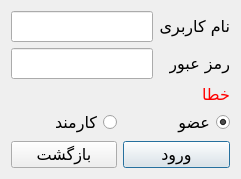
<?xml version="1.0" encoding="UTF-8"?>
<ui version="4.0">
 <class>LoginDialog</class>
 <widget class="QDialog" name="LoginDialog">
  <property name="geometry">
   <rect>
    <x>0</x>
    <y>0</y>
    <width>240</width>
    <height>226</height>
   </rect>
  </property>
  <property name="font">
   <font>
    <family>B Nazanin</family>
    <pointsize>12</pointsize>
   </font>
  </property>
  <property name="windowTitle">
   <string>ورود به صفحه کاربری</string>
  </property>
  <property name="layoutDirection">
   <enum>Qt::RightToLeft</enum>
  </property>
  <property name="locale">
   <locale language="Persian" country="Iran"/>
  </property>
  <layout class="QVBoxLayout" name="verticalLayout">
   <property name="sizeConstraint">
    <enum>QLayout::SetFixedSize</enum>
   </property>
   <item>
    <layout class="QFormLayout" name="flay_inputs">
     <item row="0" column="0">
      <widget class="QLabel" name="lbl_username">
       <property name="text">
        <string>نام کاربری</string>
       </property>
      </widget>
     </item>
     <item row="0" column="1">
      <widget class="QLineEdit" name="txt_username">
       <property name="clearButtonEnabled">
        <bool>true</bool>
       </property>
      </widget>
     </item>
     <item row="1" column="0">
      <widget class="QLabel" name="lbl_password">
       <property name="text">
        <string>رمز عبور</string>
       </property>
      </widget>
     </item>
     <item row="1" column="1">
      <widget class="QLineEdit" name="txt_password">
       <property name="echoMode">
        <enum>QLineEdit::Password</enum>
       </property>
       <property name="clearButtonEnabled">
        <bool>true</bool>
       </property>
      </widget>
     </item>
    </layout>
   </item>
   <item>
    <widget class="QLabel" name="lbl_error">
     <property name="palette">
      <palette>
       <active>
        <colorrole role="WindowText">
         <brush brushstyle="SolidPattern">
          <color alpha="255">
           <red>255</red>
           <green>0</green>
           <blue>0</blue>
          </color>
         </brush>
        </colorrole>
       </active>
       <inactive>
        <colorrole role="WindowText">
         <brush brushstyle="SolidPattern">
          <color alpha="255">
           <red>255</red>
           <green>0</green>
           <blue>0</blue>
          </color>
         </brush>
        </colorrole>
       </inactive>
       <disabled>
        <colorrole role="WindowText">
         <brush brushstyle="SolidPattern">
          <color alpha="255">
           <red>120</red>
           <green>120</green>
           <blue>120</blue>
          </color>
         </brush>
        </colorrole>
       </disabled>
      </palette>
     </property>
     <property name="text">
      <string>خطا</string>
     </property>
    </widget>
   </item>
   <item>
    <layout class="QHBoxLayout" name="hlay_rdb">
     <item>
      <widget class="QRadioButton" name="rdb_member">
       <property name="text">
        <string>عضو</string>
       </property>
       <property name="checked">
        <bool>true</bool>
       </property>
      </widget>
     </item>
     <item>
      <widget class="QRadioButton" name="rdb_employee">
       <property name="text">
        <string>کارمند</string>
       </property>
      </widget>
     </item>
    </layout>
   </item>
   <item>
    <layout class="QHBoxLayout" name="hlay_buttons">
     <item>
      <widget class="QPushButton" name="btn_login">
       <property name="text">
        <string>ورود</string>
       </property>
      </widget>
     </item>
     <item>
      <widget class="QPushButton" name="btn_back">
       <property name="text">
        <string>بازگشت</string>
       </property>
      </widget>
     </item>
    </layout>
   </item>
  </layout>
 </widget>
 <resources/>
 <connections/>
</ui>
